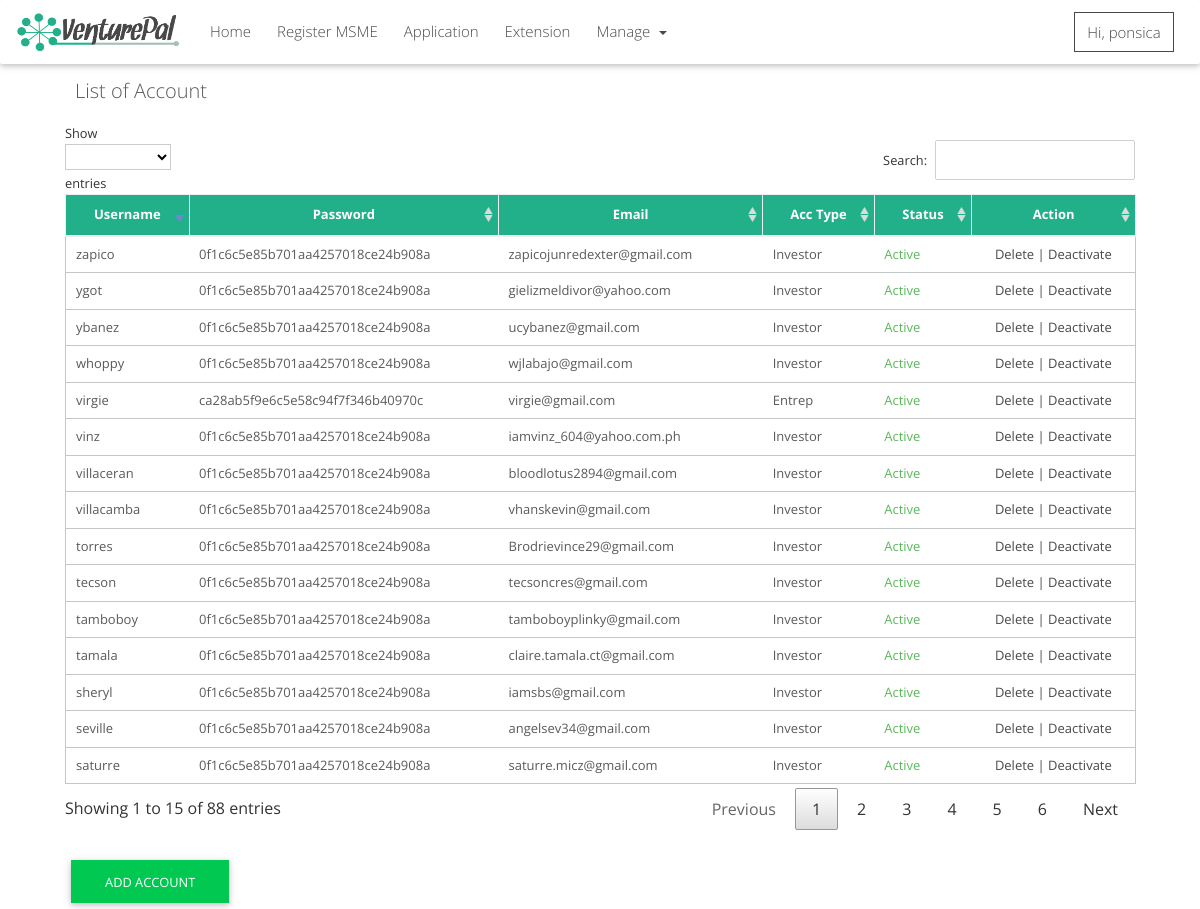
The app's page /bizsh.admin/account-list.php (signed in) with its own data.
### tables this page shows
CREATE TABLE `accounts` (
  `acc_id` int(11) NOT NULL,
  `acc_username` varchar(100) NOT NULL,
  `acc_email` varchar(100) NOT NULL,
  `acc_password` varchar(100) NOT NULL,
  `acc_status` int(2) NOT NULL DEFAULT '0',
  `tokenCode` varchar(100) NOT NULL,
  `acc_type` int(2) NOT NULL COMMENT 'Investor = 1, Investee  = 2',
  `investor_id` int(11) NOT NULL,
  `investee_id` int(11) NOT NULL,
  `date_created` datetime NOT NULL,
  `delete_date` datetime NOT NULL,
  `update_date` datetime NOT NULL
);

### bizsh.admin/model/AccountDB.php (called while the page is built, shortened)
<?php
class AccountDB
{
    public function connectDB() {
        return new PDO('mysql:host=' . DB_HOST.  ';dbname=' . DB_NAME, DB_UID, DB_PWD);
    }
    public function getAllAccount() {
      $db = $this->connectDB();
      $sql = "SELECT * FROM accounts where acc_status = 1 OR acc_status = 0";
      $result = false;
      try {
        $stmt = $db->prepare($sql);
        $stmt->execute();
        $result = $stmt->fetchAll();
      } catch(PDOException $ex) {
        echo "DB Error:", $ex->getMessage();
      }
      return $result;
    }
}

### bizsh.admin/account-list.php (the view, shortened to what this page needs)
<?php
    include 'model/AccountDB.php';
    include 'includes/head.php';
    include 'includes/navdefault.php';
    $account_db = new AccountDB();
    $account = $account_db->getAllAccount();
?>
 <link type="text/css" rel="stylesheet" href="plugins/datatables/datatables.css">
<div id="main-content" style="margin-top: 70px">
    <div class="container-fluid  m-r-50 m-l-50">
        <h3 class="title">List of Account</h3>
        <div id="accountList_handler">
            <table id="accountList" class="table table-bordered table-hover table-condensed">
                <thead>
                    <th>Username</th>
                    <th>Password</th>
                    <th>Email</th>
                    <th>Acc Type</th>
                    <th>Status</th>
                    <th>Action</th>
                </thead>
                <tbody>
                <?php foreach ($account as $a) {
                    echo "<tr>";
                    echo "<td>".$a['acc_username']."</td>";
                    echo "<td>".md5($a['acc_password'])."</td>";
                    echo "<td>".$a['acc_email']."</td>";
                    $type = ($a['acc_type'] == 1 ? "Investor" : "Entrep");
                    echo "<td>".$type."</td>";
                    if($a['acc_status'] == 1){
                       echo "<td class ='text-success'>Active</td>";
                    }else
                        echo "<td class ='text-error'>Not Active</td>";
                    echo "<td class='text-center'>".
                        "<a href='javascript:;' id='".$a['acc_id']."' onclick='deleteThis(this)'>Delete |</a>";
                        if($a['acc_status'] == 1){
                           echo "<a href='javascript:;' data-stat='0' id='".$a['acc_id']."'
                           onclick='changeStatus(this)'> Deactivate </a>";
                        }else{
                            echo "<a href='javascript:;' data-stat='1' id='".$a['acc_id']."'
                            onclick='changeStatus(this)'> Activate </a>";
                        }
                    echo "</td>";
                    echo "</tr>";
                }?>
                </tbody>
            </table><br/>
        </div>
        <a href="add-account" class="btn btn-success">Add Account</a>
    </div>
</div>
 <?php
  include 'includes/footer.php';
 ?>

### bizsh.admin/includes/head.php (shortened to what this page needs)
<!DOCTYPE html>
<html lang="en">
<head>
    <link href="css/bootstrap2.css" rel="stylesheet">
    <link href="css/mdb.min1.css" rel="stylesheet">
    <link href="css/style1.css" rel="stylesheet">
    <link href="css/loader.scss" rel="stylesheet">
     <link href="css/loader-small.css" rel="stylesheet">
    <link href="css/jquery-uia3.css" rel="stylesheet">
    <link href="css/mycss1.css" rel="stylesheet">
     <link href="assets/css/ionicons3.css" rel="stylesheet">
    <link href="assets/css/stylea6.css" rel="stylesheet">
    <link rel="stylesheet" type="text/css" href="css/footer-carda.css">
    <link href="css/sweetalert2.min.css" rel="stylesheet">
    <link rel="stylesheet" href="css/font-awesome/css/font-awesome.min.css">
</head>
<body>

### bizsh.admin/includes/navdefault.php (shortened to what this page needs)
<nav class="navbar navbar-toggleable-md navbar-dark fixed-top scrolling-navbar">
     <a class="navbar-brand logo" href="index">
        <strong><img class="img-responsive" id="nav-logo" src="img/official2.png" width="170" height="40"></strong>
    </a>
    <div class="collapse navbar-collapse" id="navbarNav1">
        <ul class="navbar-nav mr-auto">
            <li class="nav-item ">
                <a class="nav-link" href="index">Home <span class="sr-only">(current)</span></a>
            </li>
            <li class="nav-item ">
                <a class="nav-link " href="register-msme">Register MSME</a>
            </li>
            <li class="nav-item " id="noti_Container">
                <a class="nav-link active" href="application">Application</a>
            </li>
            <li class="nav-item " id="noti_Container">
                <a class="nav-link active" href="extension-list">Extension</a>
            </li>
                <li class="nav-item dropdown sliderDropdown">
                    <a class="nav-link dropdown-toggle" href="http://example.com" id="navbarDropdownMenuLink" data-toggle="dropdown" aria-haspopup="true" aria-expanded="false">
                      Manage
                    </a>
                  </li>
        </ul>
        <ul class="navbar-nav navbar-right">
            <li class="nav-item dropdown sliderDropdown">
                <a class="nav-link btn-a" dropdown-toggle " href="http://example.com" id="navbarDropdownMenuLink" data-toggle="dropdown" aria-haspopup="true" aria-expanded="false">
                  Hi, <?php if(isset($_SESSION['username'])) echo $_SESSION['username']?>
                </a>
            </li>
        </ul>
    </div>
</nav>

### bizsh.admin/includes/footer.php (shortened to what this page needs)
</body>
</html>

### bizsh.admin/css/style1.css (style rules this page uses)
h1, h2, h3, h4, h5, h6, .desc, .title { font-family: 'Open Sans', sans-serif; }
a, p { font-family: 'Open Sans', sans-serif; }
.btn-a { border: 1px solid #484848; text-align: center; font-style: bold; -webkit-transition: all width 2s; width: 100px; background-color: white; color: #484848 !important; }
.nav-item { margin-right: 10px; }
.dropdown { position: relative; display: inline-block; cursor: pointer; color: #484848 !important; -webkit-transition: all .1s ease-in; -moz-transition: all .1s ease-in; -ms-transition: all .1s ease-in; -o-transition: all .1s ease-in; transition: all .1s ease-in; }

### bizsh.admin/css/mycss1.css (style rules this page uses)
.text-success { color: #00D255; }
.m-l-50 { margin-left: 50px !important; }
.m-r-50 { margin-right: 50px !important; }
.title { font-size: 20px; padding: 10px; }
.table th { background-color: #21B08A !important; }

### bizsh.admin/assets/css/stylea6.css (style rules this page uses)
* { margin: 0; padding: 0px; font-family: 'Open Sans', sans-serif; }
body { background: #fff; margin: 0; color: #5a5a5a; }
h1, h2, h3, h4, h5, h6 { font-family: 'Open Sans', sans-serif; }
html, body { height: 100%; }
*, *:after, *:before { -webkit-box-sizing: border-box; -moz-box-sizing: border-box; box-sizing: border-box; padding: 0; margin: 0; }
a { padding: 0; margin: 0; text-decoration: none; -webkit-transition: background-color .4s linear, color .4s linear; -moz-transition: background-color .4s linear, color .4s linear; -o-transition: background-color .4s linear, color .4s linear; -ms-transition: background-color .4s linear, color .4s linear; transition: background-color .4s linear, color .4s linear; color: #484848; }

### bizsh.admin/includes/head.php (style rules this page uses)
html, body, .view { height: 100%; width: 100%; }
.navbar { background-color: #fff;; }
.scrolling-navbar { -webkit-transition: background .5s ease-in-out, padding .5s ease-in-out; -moz-transition: background .5s ease-in-out, padding .5s ease-in-out; transition: background .5s ease-in-out, padding .5s ease-in-out; }
.carousel, .carousel-item, .active { height: 100%; }

### bizsh.admin/includes/navdefault.php (style rules this page uses)
.navbar { background-color: white; }
.navbar.navbar-dark .navbar-nav .nav-item a { color: #484848; transition: .35s; }
.scrolling-navbar { -webkit-transition: background .5s ease-in-out, padding .5s ease-in-out; -moz-transition: background .5s ease-in-out, padding .5s ease-in-out; transition: background .5s ease-in-out, padding .5s ease-in-out; }

### records on screen
accounts: acc_username "virgie", acc_password "ca28ab5f9e6c5e58c94f7f346b40970c", acc_email "virgie@gmail.com", acc_type "Entrep", acc_status "Active"
accounts: acc_username "whoppy", acc_password "0f1c6c5e85b701aa4257018ce24b908a", acc_email "wjlabajo@gmail.com", acc_type "Investor", acc_status "Active"
accounts: acc_username "vinz", acc_password "0f1c6c5e85b701aa4257018ce24b908a", acc_email "iamvinz_604@yahoo.com.ph", acc_type "Investor", acc_status "Active"
accounts: acc_username "sheryl", acc_password "0f1c6c5e85b701aa4257018ce24b908a", acc_email "iamsbs@gmail.com", acc_type "Investor", acc_status "Active"
accounts: acc_username "tecson", acc_password "0f1c6c5e85b701aa4257018ce24b908a", acc_email "tecsoncres@gmail.com", acc_type "Investor", acc_status "Active"
accounts: acc_username "zapico", acc_password "0f1c6c5e85b701aa4257018ce24b908a", acc_email "zapicojunredexter@gmail.com", acc_type "Investor", acc_status "Active"
accounts: acc_username "torres", acc_password "0f1c6c5e85b701aa4257018ce24b908a", acc_email "Brodrievince29@gmail.com", acc_type "Investor", acc_status "Active"
accounts: acc_username "seville", acc_password "0f1c6c5e85b701aa4257018ce24b908a", acc_email "angelsev34@gmail.com", acc_type "Investor", acc_status "Active"
accounts: acc_username "saturre", acc_password "0f1c6c5e85b701aa4257018ce24b908a", acc_email "saturre.micz@gmail.com", acc_type "Investor", acc_status "Active"
accounts: acc_username "tamboboy", acc_password "0f1c6c5e85b701aa4257018ce24b908a", acc_email "tamboboyplinky@gmail.com", acc_type "Investor", acc_status "Active"
accounts: acc_username "villaceran", acc_password "0f1c6c5e85b701aa4257018ce24b908a", acc_email "bloodlotus2894@gmail.com", acc_type "Investor", acc_status "Active"
accounts: acc_username "villacamba", acc_password "0f1c6c5e85b701aa4257018ce24b908a", acc_email "vhanskevin@gmail.com", acc_type "Investor", acc_status "Active"
accounts: acc_username "tamala", acc_password "0f1c6c5e85b701aa4257018ce24b908a", acc_email "claire.tamala.ct@gmail.com", acc_type "Investor", acc_status "Active"
accounts: acc_username "ygot", acc_password "0f1c6c5e85b701aa4257018ce24b908a", acc_email "gielizmeldivor@yahoo.com", acc_type "Investor", acc_status "Active"
accounts: acc_username "ybanez", acc_password "0f1c6c5e85b701aa4257018ce24b908a", acc_email "ucybanez@gmail.com", acc_type "Investor", acc_status "Active"

### other values on screen
$_SESSION['username'] "ponsica"
